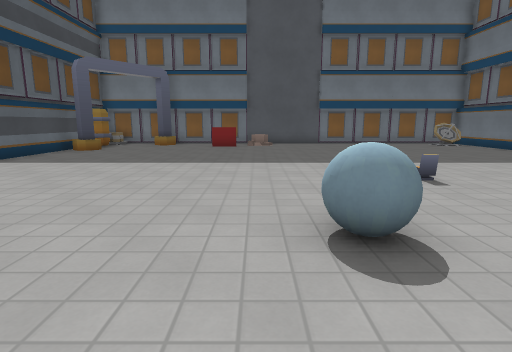
View 1 (above)

15 first-person views from a walk through a 3-D level made in the Godot game engine. The camera is 1.2 m above the floor, tilts 10° down and sees 80° across. The floor is counted in squares, 1 m on a side. Each view is taken from the middle of a square. On the plan, view 1 faces up. The plan holds only what a view shows up to about 13 squares ahead; the rest is blank. Some surface patterns are stand-ins.

View 2
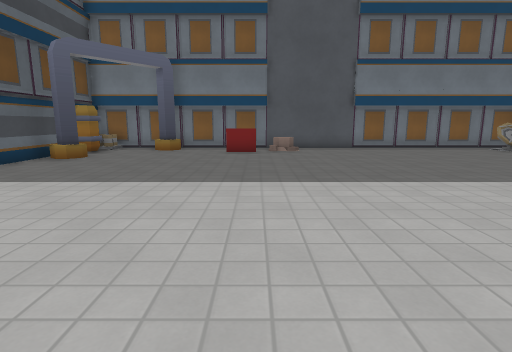

View 3
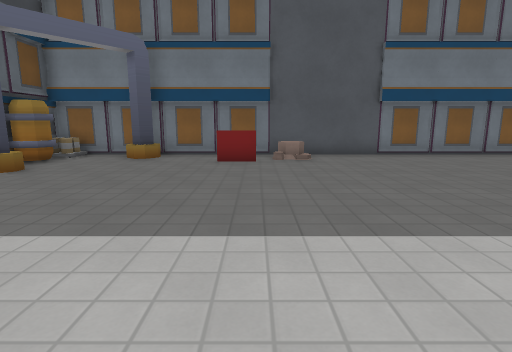

View 4
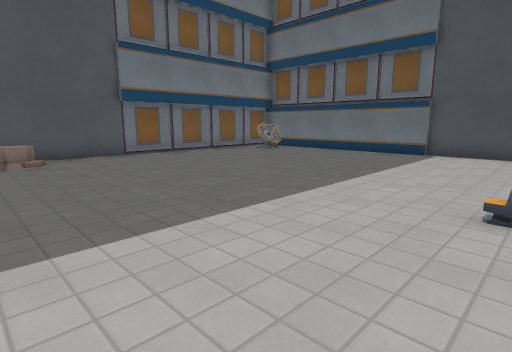

View 5
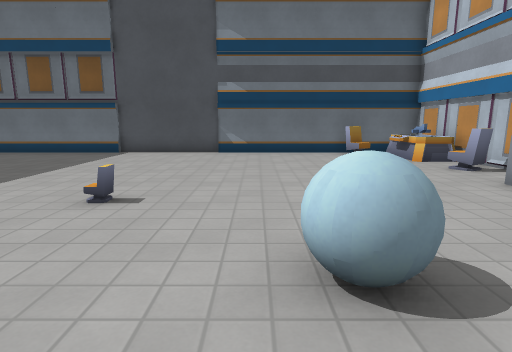

View 6
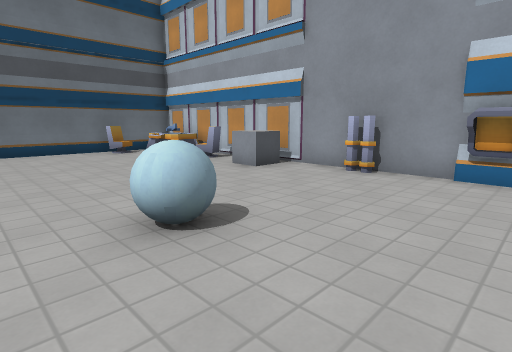

View 7
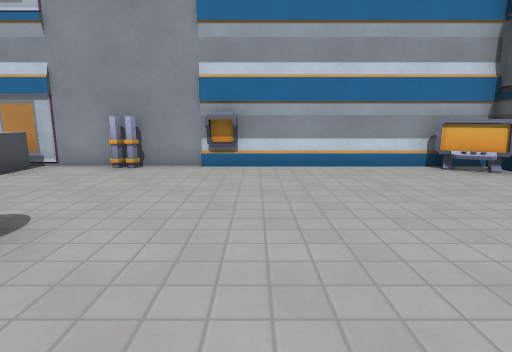

View 8
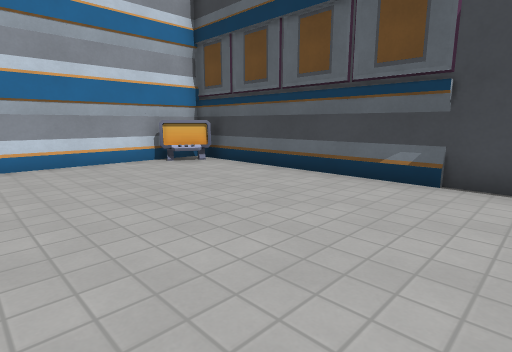

View 9
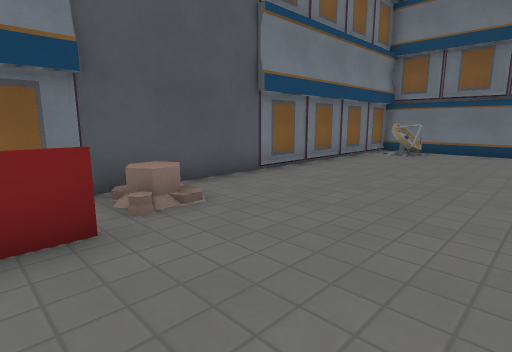

View 10
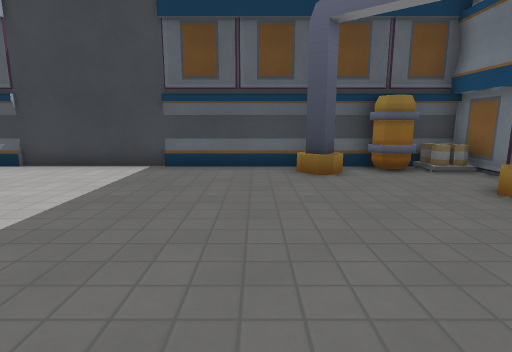

View 11
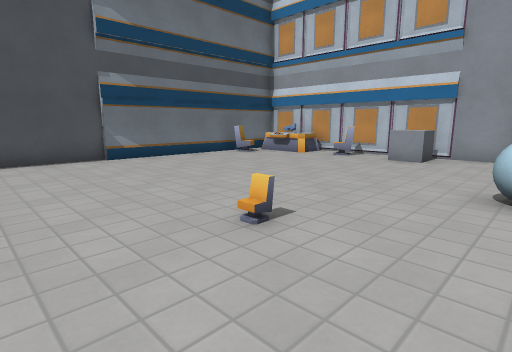

View 12
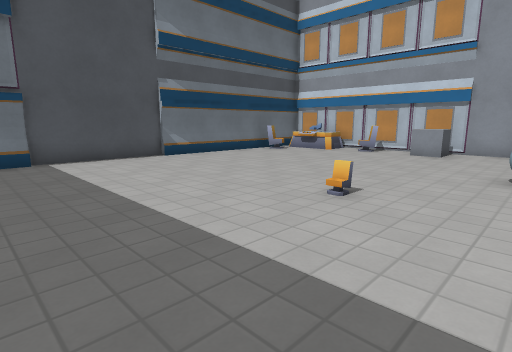

View 13
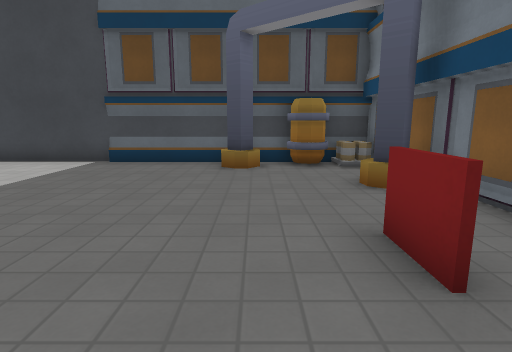

View 14
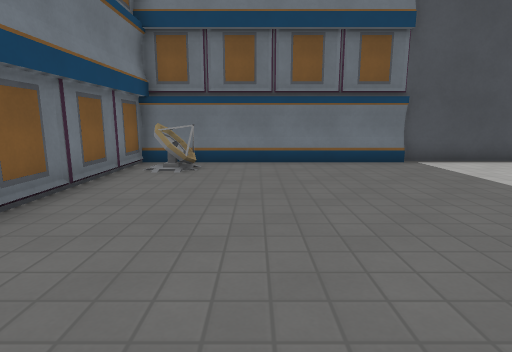

View 15
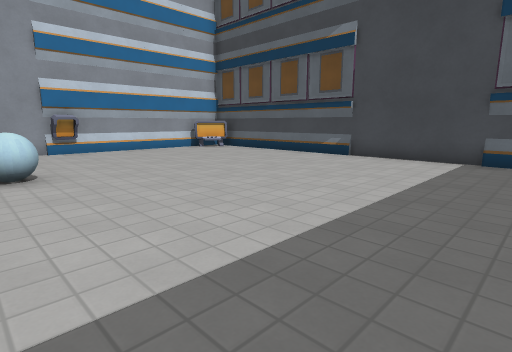

### Floor plan
Key: @ floor where view 1 was taken; # wall or solid block; . floor; / step, stairs or slope; ^ raised ledge; B ball; C container; A barrel; H chair; O other object.
Columns run from 9 left of view 1 to 12 right of it. Each row starts with its distance up from view 1.
 18 ######################
 17 #A..#..../........../#
 16 #C.......//........O/#
 15 #C.....OO.........../#
 14 ##................../#
 13 ##................../#
 12 #.................../#
 11 #.................../#
 10 #.................../#
  9 #....................#
  8 #....................#
  7 #....................#
  6 #....................#
  5 #....................#
  4 #....................#
  3 #.........B..........#
  2 #....................#
  1 #....................#
  0 #........@..........H
 -1 ##...........^^.H.^^#
 -2 ###.....#.##.^..H.^^#
 -3 #####################

Where each view was taken, in squares from view 1:
view 1: 0 up, 0 right, facing up
view 2: 3 up, 1 left, facing up
view 3: 6 up, 1 left, facing up
view 4: 6 up, 1 left, facing up-right
view 5: 4 up, 1 left, facing right
view 6: 5 up, 2 left, facing down-right
view 7: 6 up, 2 left, facing down
view 8: 7 up, 2 left, facing down-left
view 9: 12 up, 2 left, facing up-right
view 10: 12 up, 0 right, facing left
view 11: 9 up, 1 right, facing down-right
view 12: 11 up, 1 right, facing down-right
view 13: 14 up, 1 right, facing left
view 14: 14 up, 2 right, facing right
view 15: 11 up, 2 right, facing down-left
